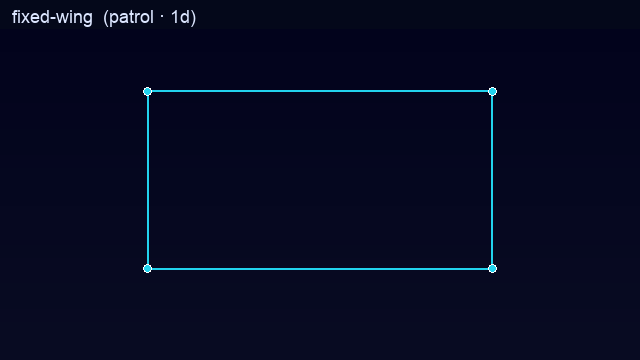
#> input picture simulation/runtime_view/web/img/fw.png, 640 x 360 px
$ python -i image_augment.py   (imports and definitions only)
#> lines starting #> are read from the running program, lines starting #| are printed output that depends on the picture; after the words box and inside, x2 and y2 are one past the last pixel; in counts of white or black regions, pixels touching at a corner belong together
#> further down, picture is the input picture: PIL image 640x360 RGB; mean R, G, B 6.2, 10, 33.6
"""
Pillow-based domain-randomisation augmentations.

The full data pipeline (deferred) uses albumentations for GPU-friendly
augmentations. This module ships the CI-deliverable subset built on
Pillow alone so unit tests can verify the augmentation surface without
adding heavy dependencies. Each `Augmentation` is deterministic when
seeded so the regression suite stays reproducible.
"""

from __future__ import annotations

from dataclasses import dataclass
from typing import Optional

import numpy as np
from PIL import Image, ImageEnhance, ImageFilter


@dataclass(frozen=True)
class AugmentationSpec:
    """Tunable parameters for the available augmentations."""
    brightness_low: float = 0.6
    brightness_high: float = 1.4
    contrast_low: float = 0.7
    contrast_high: float = 1.3
    blur_radius_max: float = 1.5
    cutout_count_max: int = 3
    cutout_size_frac_max: float = 0.15
    weather_drop_density: float = 0.002   # rain/snow density (frac of pixels)


class Augmenter:
    """Apply seeded domain-randomisation augmentations to PIL images."""

    def __init__(self, spec: Optional[AugmentationSpec] = None,
                 seed: Optional[int] = None) -> None:
        self.spec = spec or AugmentationSpec()
        self._rng = np.random.default_rng(seed)

    def random_brightness(self, img: Image.Image) -> Image.Image:
        factor = float(self._rng.uniform(
            self.spec.brightness_low, self.spec.brightness_high))
        return ImageEnhance.Brightness(img).enhance(factor)

    def random_contrast(self, img: Image.Image) -> Image.Image:
        factor = float(self._rng.uniform(
            self.spec.contrast_low, self.spec.contrast_high))
        return ImageEnhance.Contrast(img).enhance(factor)

    def random_blur(self, img: Image.Image) -> Image.Image:
        radius = float(self._rng.uniform(0.0, self.spec.blur_radius_max))
        return img.filter(ImageFilter.GaussianBlur(radius=radius))
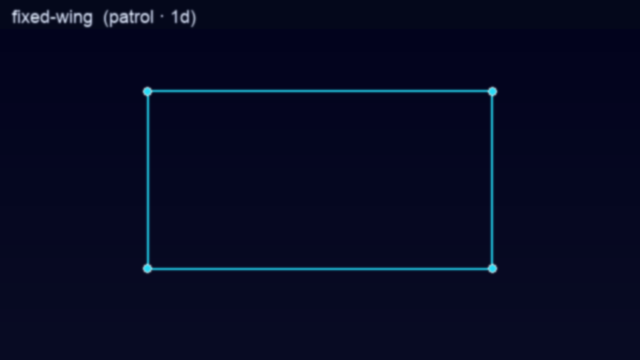
#> returned value: PIL image 640x360 RGB; mean R, G, B 6.2, 10.1, 34.7

    def random_cutout(self, img: Image.Image) -> Image.Image:
        """Black out N random rectangular patches (regularises the model)."""
        out = img.copy()
        arr = np.asarray(out).copy()
        h, w = arr.shape[:2]
#> h = 360; w = 640
        n = int(self._rng.integers(0, self.spec.cutout_count_max + 1))
        for _ in range(n):
            ch = int(self._rng.uniform(
                0.05, self.spec.cutout_size_frac_max) * h)
            cw = int(self._rng.uniform(
                0.05, self.spec.cutout_size_frac_max) * w)
            cy = int(self._rng.integers(0, max(1, h - ch)))
            cx = int(self._rng.integers(0, max(1, w - cw)))
            arr[cy:cy + ch, cx:cx + cw] = 0
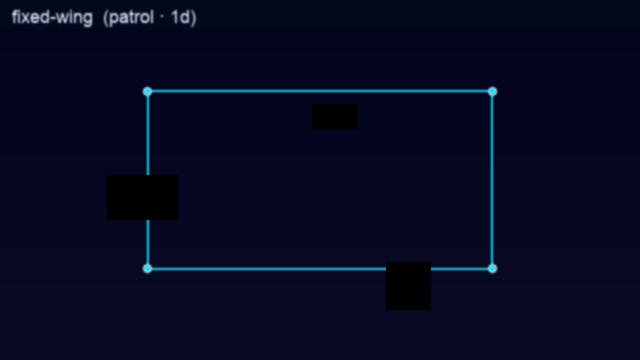
#> arr: shape (360, 640, 3); 2.84% of pixels changed, all inside (x1, y1, x2, y2) = (107, 104, 431, 310)
        return Image.fromarray(arr)

    def add_weather(self, img: Image.Image, kind: str = "rain") -> Image.Image:
        """Sprinkle rain (white streaks) or snow (white dots) on the frame."""
#> called with kind = 'rain'
        if kind not in {"rain", "snow"}:
            raise ValueError(f"unknown weather kind '{kind}'; "
                             f"expected 'rain' or 'snow'")
        out = img.copy()
        arr = np.asarray(out).copy()
        h, w = arr.shape[:2]
#> h = 360; w = 640
        n_drops = int(h * w * self.spec.weather_drop_density)
#> n_drops = 460
        ys = self._rng.integers(0, h, size=n_drops)
        xs = self._rng.integers(0, w, size=n_drops)
        if kind == "rain":
            # Vertical streaks 3 px tall.
            for dy in range(3):
                ys2 = np.clip(ys + dy, 0, h - 1)
                arr[ys2, xs] = 255
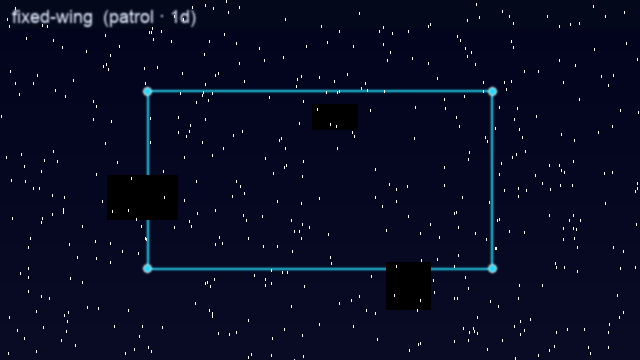
#> arr: shape (360, 640, 3); 0.6% of pixels changed, all inside (x1, y1, x2, y2) = (1, 0, 639, 360)
        else:
            arr[ys, xs] = 255
        return Image.fromarray(arr)

    def apply_random_chain(self, img: Image.Image,
                           p: float = 0.5) -> Image.Image:
        """Apply each augmentation with probability *p* in a fixed order."""
        out = img
        if self._rng.random() < p:
            out = self.random_brightness(out)
        if self._rng.random() < p:
            out = self.random_contrast(out)
        if self._rng.random() < p:
            out = self.random_blur(out)
        if self._rng.random() < p:
            out = self.random_cutout(out)
        if self._rng.random() < p:
            out = self.add_weather(
                out, kind="rain" if self._rng.random() < 0.5 else "snow")
        return out

>>> from PIL import Image
>>> picture = Image.open('../runtime_view/web/img/fw.png')
>>> result = Augmenter().apply_random_chain(picture)

$ run again, on simulation/runtime_view/web/img/real.png
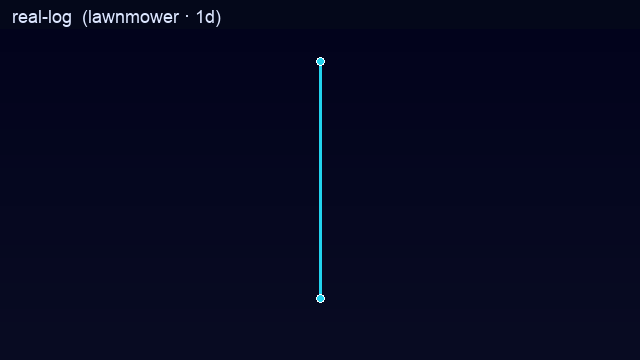
#> input picture simulation/runtime_view/web/img/real.png, 640 x 360 px
#> picture is the input picture: PIL image 640x360 RGB; mean R, G, B 6.1, 8.8, 32.4
#> after the loop in random_cutout, `for _ in range(n):`:
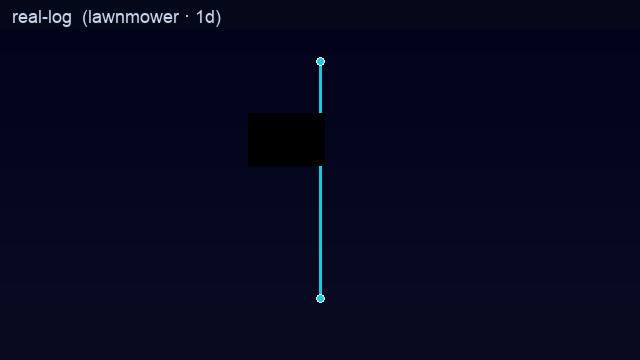
#> arr: shape (360, 640, 3); mean R, G, B 5.9, 8.5, 30.5
#> after the loop in add_weather, `for dy in range(3):`:
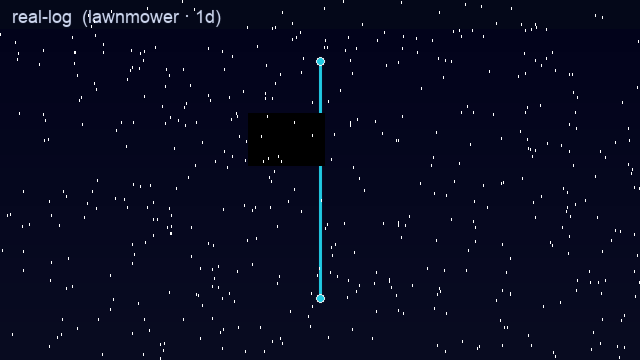
#> arr: shape (360, 640, 3); 0.6% of pixels changed, all inside (x1, y1, x2, y2) = (0, 0, 640, 360)
